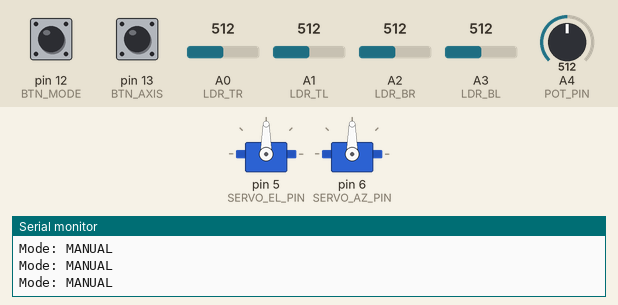
Recording of a sketch running on a simulated Arduino Uno, built with avr-gcc and run on an emulated ATmega328P. Parts: 2 × servo, the last lines printed to the serial monitor. The test bench sets the inputs (shaded band); at power-on: A4 (POT_PIN) = 512, pin 13 (BTN_AXIS) HIGH, pin 12 (BTN_MODE) HIGH, A0 (LDR_TR) = 512, A2 (LDR_BR) = 512, A1 (LDR_TL) = 512, A3 (LDR_BL) = 512.

Above: at 1.7 s.
1.8 s: A4 (POT_PIN) set to 165
At 2.6 s:
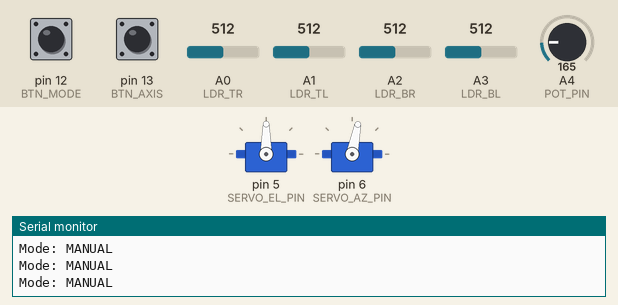
3.3 s: pin 13 (BTN_AXIS) pulled LOW for 0.15 s
At 4.2 s:
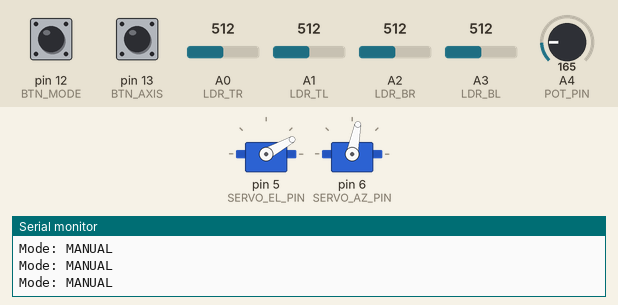
5.0 s: pin 12 (BTN_MODE) pulled LOW for 0.15 s
At 5.7 s:
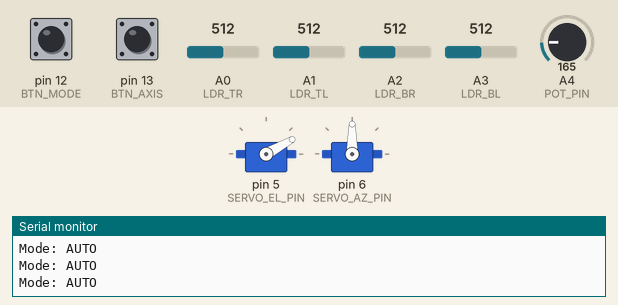
6.7 s: A0 (LDR_TR) set to 564
9.7 s: A0 (LDR_TR) set to 581
At 12.4 s:
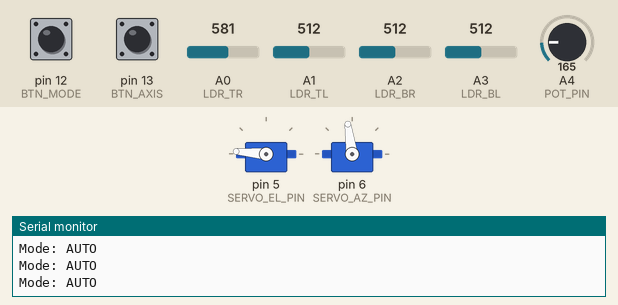
12.7 s: A2 (LDR_BR) set to 629
14.2 s: A2 (LDR_BR) set to 652
At 17.95 s:
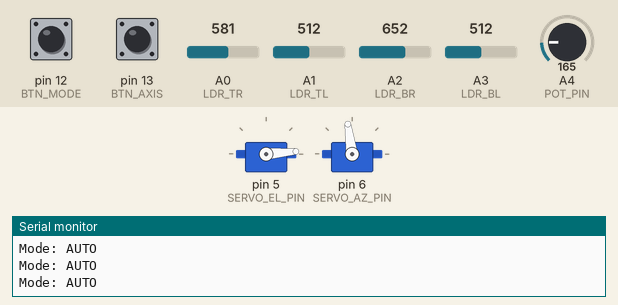
Timing chart, 0 to 18.2 s (numbered marks = the images above; inputs shaded):
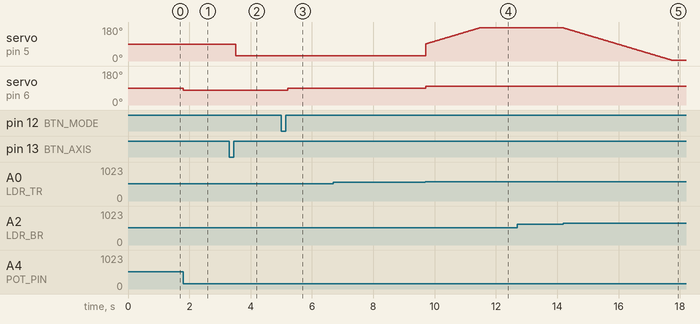

Measured:
- the behaviour switches between 573 and 574 on A0 (LDR_TR) (found by bisection; images 3 and 4)
- the behaviour switches between 641 and 642 on A2 (LDR_BR) (found by bisection; images 4 and 5)
- after the input at 1.8 s, servo on pin 6 (SERVO_AZ_PIN): 90° → 79° at once
- after the input at 3.3 s, servo on pin 5 (SERVO_EL_PIN): 90° → 29° after 0.21 s
- after the input at 5.0 s, servo on pin 6 (SERVO_AZ_PIN): 79° → 90° after 0.22 s
- after the input at 9.7 s, servo on pin 5 (SERVO_EL_PIN): moves from 29° to 175° over 1.7 s, starting at once; servo on pin 6 (SERVO_AZ_PIN): 90° → 98° at once
- after the input at 14.2 s, servo on pin 5 (SERVO_EL_PIN): moves from 175° to 5° over 3.5 s, starting at once

The sketch:

tuanminh.ino
```cpp
#include <Servo.h>

// ================== PIN CONFIG ==================
#define LDR_TR A0
#define LDR_TL A1
#define LDR_BR A2
#define LDR_BL A3

#define POT_PIN A4
#define VOLT_PIN A5

#define SERVO_EL_PIN 5     // 180° servo (up-down)
#define SERVO_AZ_PIN 6     // 360° servo (right-left)

#define BTN_MODE 12
#define BTN_AXIS 13

// ================== VARIABLES ==================
Servo servoEL;   // Elevation (180°)
Servo servoAZ;   // Azimuth (360°)

bool autoMode = false;
bool axisSelect = false;   // false = AZ, true = EL

int threshold = 30;

// Servo 360 tuning
int azStop = 90;
int azSpeed = 8;  // rotation speed (±)

// ================== SETUP ==================
void setup() {
  Serial.begin(9600);

  pinMode(BTN_MODE, INPUT_PULLUP);
  pinMode(BTN_AXIS, INPUT_PULLUP);

  servoEL.attach(SERVO_EL_PIN);
  servoAZ.attach(SERVO_AZ_PIN);

  // Initial positions
  servoEL.write(90);      // middle
  servoAZ.write(azStop); // stop
  delay(500);

  Serial.println("Solar Tracker Ready");
}

// ================== LOOP ==================
void loop() {
  handleModeButton();

  if (autoMode) {
    automaticTracker();
    Serial.println("Mode: AUTO");
  } else {
    manualTracker();
    Serial.println("Mode: MANUAL");
  }

  delay(20);
}

// ================== BUTTON HANDLING ==================
void handleModeButton() {
  static bool lastState = HIGH;
  bool current = digitalRead(BTN_MODE);

  if (lastState == HIGH && current == LOW) {
    autoMode = !autoMode;
    delay(200); // debounce
  }
  lastState = current;
}

// ================== AUTOMATIC TRACKER ==================
void automaticTracker() {
  int tr = analogRead(LDR_TR);
  int tl = analogRead(LDR_TL);
  int br = analogRead(LDR_BR);
  int bl = analogRead(LDR_BL);

  int avgTop = (tr + tl) / 2;
  int avgBot = (br + bl) / 2;
  int avgLeft = (tl + bl) / 2;
  int avgRight = (tr + br) / 2;

  int diffEL = avgTop - avgBot;
  int diffAZ = avgRight - avgLeft;

  // ===== AZIMUTH (360 SERVO) =====
  if (abs(diffAZ) > threshold) {
    if (diffAZ > 0) {
      servoAZ.write(azStop + azSpeed); // turn right
    } else {
      servoAZ.write(azStop - azSpeed); // ____ left
    }
  } else {
    servoAZ.write(azStop); // stop
  }

  // ===== ELEVATION (180 SERVO) =====
  static int elPos = 90;

  if (abs(diffEL) > threshold) {
    if (diffEL > 0 && elPos < 175) elPos += 1;
    if (diffEL < 0 && elPos > 5)   elPos -= 1;
    servoEL.write(elPos);
  }
}

// ================== MANUAL TRACKER ==================
void manualTracker() {
  static bool lastAxisBtn = HIGH;
  bool current = digitalRead(BTN_AXIS);

  if (lastAxisBtn == HIGH && current == LOW) {
    axisSelect = !axisSelect;
    delay(200);
  }
  lastAxisBtn = current;

  int pot = analogRead(POT_PIN);

  if (!axisSelect) {
    // AZ manual (360 servo)
    int speed = map(pot, 0, 1023, -15, 15);
    servoAZ.write(azStop + speed);
  } else {
    // EL manual (180 servo)
    int pos = map(pot, 0, 1023, 0, 180);
    servoEL.write(pos);
  }
}
```
